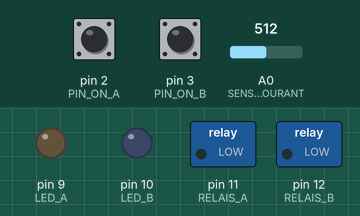
A sketch run on a simulated Arduino Uno, built with avr-gcc and run on an emulated ATmega328P. Parts: switched loads named in the sketch (green lamp = pin HIGH), output pins drawn as LEDs (lit = HIGH). Dashed ring = blinking. The test bench sets the inputs (shaded band); at power-on: pin 2 (PIN_ON_A) HIGH, pin 3 (PIN_ON_B) HIGH, A0 (SENSEUR_COURANT) = 512. What the sketch prints to the serial monitor is not drawn.

Above: at 1.7 s.
1.8 s: pin 2 (PIN_ON_A) pulled LOW for 1 s
At 2.9 s:
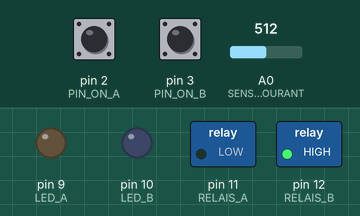
4.6 s: pin 3 (PIN_ON_B) pulled LOW for 3.2 s
At 5.6 s:
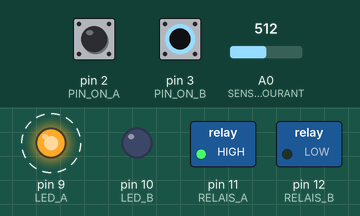
9.3 s: pin 2 (PIN_ON_A) pulled LOW for 3.2 s
At 13.5 s:
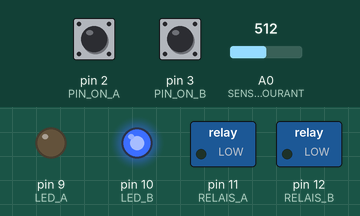
14.1 s: pin 3 (PIN_ON_B) pulled LOW for 0.15 s
At 16.1 s:
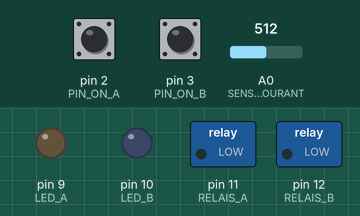
Timing chart, 0 to 17.3 s (numbered marks = the images above; inputs shaded):
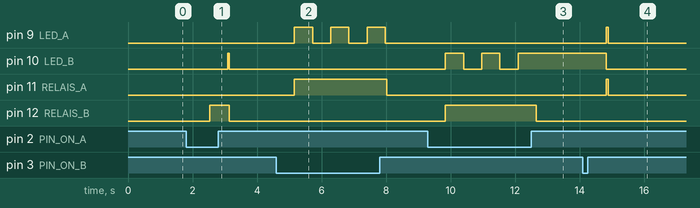

The sketch:

bancs_scie.ino
```cpp
// Fonctions de sélection des bancs de scie
// Pierre Labrie — 2026/05/05
// Version optimisée

// ─── Pins ────────────────────────────────────────────────────────────────────
#define PIN_ON_A 2
#define PIN_ON_B 3
#define RELAIS_A 11
#define RELAIS_B 12
#define LED_A 9
#define LED_B 10
#define SENSEUR_COURANT A0
// décommenter pour affichage DEBUG
//#define DEBUG true


// ─── Paramètres de mesure ────────────────────────────────────────────────────
const float LIMITE_COURANT = 0.35;     // Ampères — seuil de déclenchement
const uint16_t SAMPLE_WINDOW_MS = 15;  // Fenêtre d'un échantillon peak (ms)
const uint16_t MESURE_DUREE_MS = 500;  // Durée totale de mesure (ms)
const uint32_t STOP_MILLIS = 10000UL;  // Durée max des relais (ms)

// ─── État global minimal ─────────────────────────────────────────────────────
bool verrou_A = false;
bool verrou_B = false;
bool relais_A = false;
bool relais_B = false;
uint32_t readStopTime = 0;     // 0 = minuterie inactive
float baselineCourant = 0.0f;  // Courant au repos mesuré juste avant le relais
bool baselinePris = false;
bool alerteCourant_A = false;  //alerte en cas de courant excessif
bool alerteCourant_B = false;

// ─── Setup ───────────────────────────────────────────────────────────────────
void setup() {
  Serial.begin(9600);

  // Sorties d'abord à LOW, puis configurées OUTPUT (évite glitch)
  digitalWrite(RELAIS_A, LOW);
  digitalWrite(RELAIS_B, LOW);
  pinMode(RELAIS_A, OUTPUT);
  pinMode(RELAIS_B, OUTPUT);

  // Entrées avec pull-up interne
  pinMode(PIN_ON_A, INPUT_PULLUP);
  pinMode(PIN_ON_B, INPUT_PULLUP);

  pinMode(LED_A, OUTPUT);
  pinMode(LED_B, OUTPUT);
  digitalWrite(LED_A, LOW);
  digitalWrite(LED_B, LOW);

  delay(500);
  Serial.println(F("Setup OK"));
}

// ─── Loop ────────────────────────────────────────────────────────────────────
void loop() {
  // Les pins INPUT_PULLUP sont HIGH quand sélectionnés via la borne NC des contacteurs
  bool pin_A = digitalRead(PIN_ON_A);  // true =  contacteur activé
  bool pin_B = digitalRead(PIN_ON_B);

  // Déverrouillage automatique quand l'interrupteur DPDT passe au neutre
  if (!pin_A) {
    verrou_A = false;
    alerteCourant_A = false;
  }
  if (!pin_B) {
    verrou_B = false;
    alerteCourant_B = false;
  }

  // ── Logique de sélection de direction ──────────────────────────────────────
  if (pin_A && !pin_B && !verrou_A) {
    if (!baselinePris) {
      capturerBaseline();  // ← une seule fois par cycle
      baselinePris = true;
    }

    if (!courantDetecte()) {
      setRelais(true, false);
      demarreMinuterie();
    } else {
      verrou_A = true;
      //faire clignoter les LEDs
      alerteCourant_A = true;
      setRelais(false, false);
      baselinePris = false;
      Serial.println(F("Verrou A — surcourant"));
    }

  } else if (pin_B && !pin_A && !verrou_B) {
    if (!baselinePris) {
      capturerBaseline();  // ← une seule fois par cycle
      baselinePris = true;
    }

    if (!courantDetecte()) {
      setRelais(false, true);
      demarreMinuterie();
    } else {
      verrou_B = true;
      //faire clignoter les LED
      alerteCourant_B = true;  // ← alerte
      setRelais(false, false);
      baselinePris = false;
      Serial.println(F("Verrou B — surcourant"));
    }

  } else {
    // Pin inactive OU verrou actif → relais ouverts
    setRelais(false, false);
  }

  // ── Minuterie de sécurité : coupe les relais après STOP_MILLIS ─────────────
  if ((relais_A || relais_B) && minuterieEchouee()) {
    if (relais_A) verrou_A = true;
    if (relais_B) verrou_B = true;
    setRelais(false, false);
    baselinePris = false;
    Serial.println(F("Minuterie — relais coupés"));
  }

  // ----- mise à jour des LED ---------------
  majLEDs();

  // Pas de delay() ici : la mesure de courant (1 s) constitue déjà la temporisation.
  // Si la mesure n'est pas déclenchée, 50 ms suffisent pour la réactivité.
  delay(50);
}

// ─── Pilotage des relais ──────────────────────────────────────────────────────
// Centralise toutes les écritures sur les relais pour éviter les doublons.
void setRelais(bool a, bool b) {
  relais_A = a;
  relais_B = b;
  digitalWrite(RELAIS_A, a ? HIGH : LOW);
  digitalWrite(RELAIS_B, b ? HIGH : LOW);
}

// ─── Pilotage des LED ──────────────────────────────────────────────────────
// Clignotement lent = relais actif
// Clignotement rapide = blocage dde la vanne
// LED fixe = en fonction
// LED éteinte = repos
void majLEDs() {
  static uint32_t dernierClignotement = 0;  // ← static local uniquement
  static bool etatLED = false;              // ← static local uniquement
  uint32_t maintenant = millis();

  uint16_t intervalle = alerteCourant_A || alerteCourant_B ? 100 : 500;

  if (maintenant - dernierClignotement >= intervalle) {
    dernierClignotement = maintenant;
    etatLED = !etatLED;
  }

  if (alerteCourant_A || alerteCourant_B) {
    digitalWrite(LED_A, alerteCourant_A ? etatLED : LOW);  // ← LED A seule si faute A
    digitalWrite(LED_B, alerteCourant_B ? etatLED : LOW);  // ← LED B seule si faute B
  } else {
    if (verrou_A) digitalWrite(LED_A, HIGH);
    else if (relais_A) digitalWrite(LED_A, etatLED);
    else digitalWrite(LED_A, LOW);

    if (verrou_B) digitalWrite(LED_B, HIGH);
    else if (relais_B) digitalWrite(LED_B, etatLED);
    else digitalWrite(LED_B, LOW);
  }
}
// ─── Minuterie ────────────────────────────────────────────────────────────────
void demarreMinuterie() {
  // Ne démarre que si aucun relais n'était déjà actif (premier appel)
  if (readStopTime == 0) {
    readStopTime = millis();
    if (readStopTime == 0) readStopTime = 1;  // évite la valeur sentinelle
  }
}

bool minuterieEchouee() {
  if (readStopTime != 0 && (millis() - readStopTime > STOP_MILLIS)) {
    readStopTime = 0;
    return true;
  }
  return false;
}

// ─── Mesure peak d'un échantillon ─────────────────────────────────────────────
// Retourne la valeur ADC maximale sur SAMPLE_WINDOW_MS millisecondes.
uint16_t mesurePeak() {
  uint32_t debut = millis();
  uint16_t peakVal = 0;

  while (millis() - debut < SAMPLE_WINDOW_MS) {
    uint16_t s = analogRead(SENSEUR_COURANT);
    if (s > peakVal) peakVal = s;
  }
  return peakVal;  // toujours 0–1023
}

// ─── Détection de surcourant ──────────────────────────────────────────────────
// Moyenne les pics ADC sur MESURE_DUREE_MS, calcule le courant réel et
// compare à LIMITE_COURANT. Retourne true si le courant est trop élevé.
// 1. Capture le repos AVANT d'enclencher le relais (appel unique)
void capturerBaseline() {
  float vcc = lireVCC_mV() / 1000.0f;
  uint32_t somme = 0, count = 0;
  uint32_t debut = millis();

  while (millis() - debut < 200) {  // 200 ms suffisent pour le repos
    somme += mesurePeak();
    count++;
  }

  float adcMoyen = (float)somme / count;
  float tension = adcMoyen * (vcc / 1023.0f);
  float repos = vcc / 2.0f;
  baselineCourant = (tension - repos) / 0.185f;  // courant "zéro" réel
}

// 2. Mesure l'écart par rapport à la baseline
bool courantDetecte() {
  float vcc = lireVCC_mV() / 1000.0f;
  uint32_t somme = 0, count = 0;
  uint32_t debut = millis();


  while (millis() - debut < MESURE_DUREE_MS) {
    somme += mesurePeak();
    count++;
  }

  if (count == 0) return false;

  float adcMoyen = (float)somme / count;
  float tension = adcMoyen * (vcc / 1023.0f);
  float repos = vcc / 2.0f;
  float courant = (tension - repos) / 0.185f;

  float deviation = fabsf(courant - baselineCourant);  // ← différentiel

#ifdef DEBUG
  Serial.print(F("Baseline: "));
  Serial.print(baselineCourant, 3);
  Serial.print(F(" A  Courant: "));
  Serial.print(courant, 3);
  Serial.print(F(" A  Déviation: "));
  Serial.print(deviation, 3);
  Serial.println(F(" A"));
#endif

  return (deviation > LIMITE_COURANT);
}

// ─── Lecture VCC réel via référence interne 1.1 V ────────────────────────────
// Retourne VCC en millivolts (ex. 5012).
uint16_t lireVCC_mV() {
  // Sélectionner la référence interne 1.1 V sur le canal bandgap
  ADMUX = _BV(REFS0) | _BV(MUX3) | _BV(MUX2) | _BV(MUX1);
  delay(2);             // Laisser la tension se stabiliser
  ADCSRA |= _BV(ADSC);  // Lancer la conversion
  while (bit_is_set(ADCSRA, ADSC))
    ;  // Attendre la fin

  uint16_t result = ADCL | (ADCH << 8);
  // VCC (mV) = 1,1 V × 1023 × 1000 / résultat ADC
  return (uint16_t)(1125300UL / result);
}
```

Measured:
- after the input at 1.8 s, pin 10 (LED_B): LOW → HIGH after 1.3 s, → LOW 0.05 s later; pin 12 (RELAIS_B): LOW → HIGH after 0.73 s, → LOW 0.61 s later
- after the input at 4.6 s, pin 9 (LED_A): alternates HIGH for 0.56 s and LOW for 0.56 s, 6 changes in all, then stays LOW, starting after 0.56 s; pin 11 (RELAIS_A): LOW → HIGH after 0.56 s, → LOW 2.9 s later
- after the input at 9.3 s, pin 10 (LED_B): alternates HIGH for 0.56 s and LOW for 0.56 s, 5 changes in all, then stays HIGH, starting after 0.54 s; pin 12 (RELAIS_B): LOW → HIGH after 0.54 s, → LOW 2.8 s later
- after the input at 14.1 s, pin 9 (LED_A), pin 11 (RELAIS_A): LOW → HIGH after 0.73 s, → LOW 0.05 s later; pin 10 (LED_B): HIGH → LOW after 0.73 s
